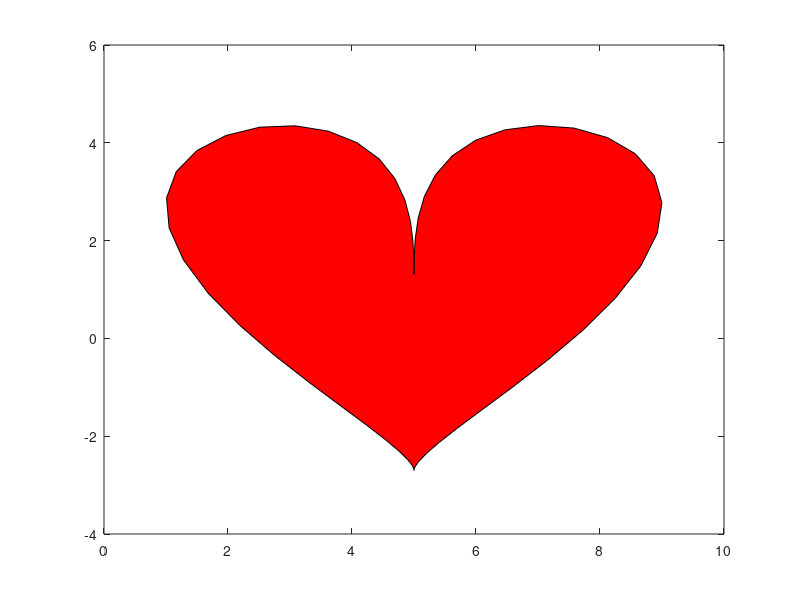

MATLAB code for this plot:
%Requirement 1:
t = -pi:0.1:pi 
a.xh = 4*sin(t).^5+5;
a.yh = 3*cos(t)-1.7*cos(2*t)-cos(3*t)+1;
plot(a.xh,a.yh);
fill(a.xh, a.yh, 'r');
%Requirement 2:
